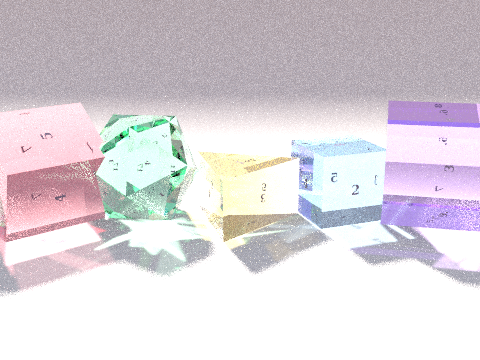

The Python source for this figure:
import numpy as np, time, sys
from geom import *; from scene import *; import tracer
from PIL import Image
S=Scene()
dice=[(prism(5,1.62),'strawberry',0),(platonic('ico'),'mint',1),(prism(3,0.95),'butter',2),(platonic('cube'),'sky',3),(prism(7,1.8),'lilac',4)]
xs=np.linspace(-3.2,3.2,len(dice))
for (VF,col,sd),x in zip(dice,xs):
    V,F=VF; Vb,R,xr,f,_=pose_die(V,F,sd)
    S.add(Vb,F,R,(x,0.3*(sd%2),xr[2]),SORBET[col],strength=0.9,ink=(0.36,0.29,0.42))
PL,OB,GL,ATL=S.arrays()
SW=np.array([4.0,4.0]); PAP=np.array([0.96,0.955,0.95, 0.99,0.90,0.88, 0.93,0.90,1.0, 0.98,0.70,0.75, 0.0,0.09,6.0])
EN,s=sun_env(110,38); LT=np.array([2.6,2.45,2.25,0.55,0.05])
CB=np.array([-6,6,-6,4.0]); GH,GW=600,720
t=time.time(); CG=tracer.photons(PL,OB,GL,ATL,EN,LT,CB,GH,GW,4_000_000,1); print('ph',time.time()-t,CG.max())
from scipy.ndimage import gaussian_filter
CG=np.stack([gaussian_filter(CG[...,c],1.2) for c in range(3)],-1)
CAM=camera((0,-9.5,3.6),(0,0.2,0.6),42)
H,W=int(sys.argv[1])*3//4,int(sys.argv[1])
t=time.time(); img=tracer.render(H,W,0,H,CAM,PL,OB,GL,ATL,SW,PAP,EN,LT,CG,CB,int(sys.argv[2]),14,1); print('r',time.time()-t)
Image.fromarray(tonemap(img)).save('test1.png')
